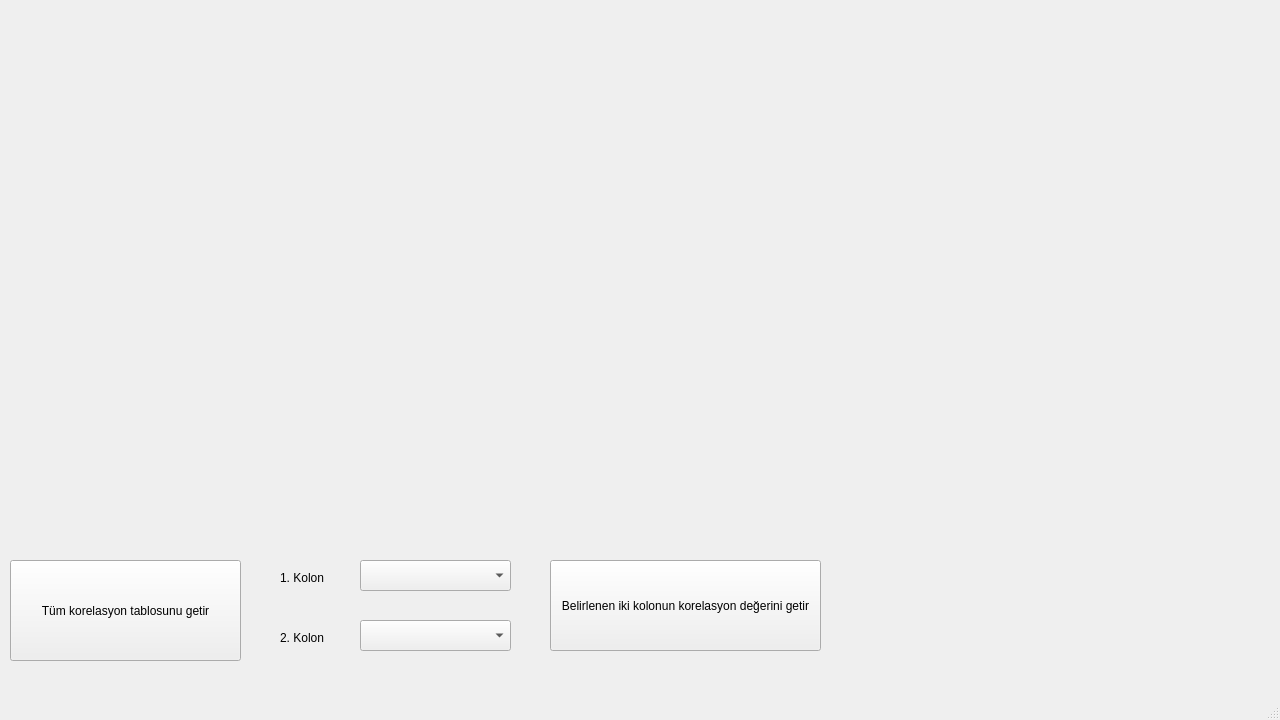
<?xml version="1.0" encoding="UTF-8"?>
<ui version="4.0">
 <class>MainWindow</class>
 <widget class="QMainWindow" name="MainWindow">
  <property name="geometry">
   <rect>
    <x>0</x>
    <y>0</y>
    <width>1280</width>
    <height>720</height>
   </rect>
  </property>
  <property name="windowTitle">
   <string>MainWindow</string>
  </property>
  <widget class="QWidget" name="centralwidget">
   <widget class="QWidget" name="verticalLayoutWidget">
    <property name="geometry">
     <rect>
      <x>10</x>
      <y>10</y>
      <width>1261</width>
      <height>541</height>
     </rect>
    </property>
    <layout class="QVBoxLayout" name="verticalLayout">
     <item>
      <widget class="TheWidget" name="TheWidget" native="true"/>
     </item>
    </layout>
   </widget>
   <widget class="QPushButton" name="pushButton">
    <property name="geometry">
     <rect>
      <x>10</x>
      <y>560</y>
      <width>231</width>
      <height>101</height>
     </rect>
    </property>
    <property name="text">
     <string>Tüm korelasyon tablosunu getir</string>
    </property>
   </widget>
   <widget class="QComboBox" name="comboBox">
    <property name="geometry">
     <rect>
      <x>360</x>
      <y>560</y>
      <width>151</width>
      <height>31</height>
     </rect>
    </property>
   </widget>
   <widget class="QComboBox" name="comboBox_2">
    <property name="geometry">
     <rect>
      <x>360</x>
      <y>620</y>
      <width>151</width>
      <height>31</height>
     </rect>
    </property>
   </widget>
   <widget class="QLabel" name="label">
    <property name="geometry">
     <rect>
      <x>280</x>
      <y>570</y>
      <width>55</width>
      <height>16</height>
     </rect>
    </property>
    <property name="text">
     <string>1. Kolon</string>
    </property>
    <property name="textFormat">
     <enum>Qt::AutoText</enum>
    </property>
   </widget>
   <widget class="QLabel" name="label_2">
    <property name="geometry">
     <rect>
      <x>280</x>
      <y>630</y>
      <width>55</width>
      <height>16</height>
     </rect>
    </property>
    <property name="text">
     <string>2. Kolon</string>
    </property>
   </widget>
   <widget class="QPushButton" name="pushButton_2">
    <property name="geometry">
     <rect>
      <x>550</x>
      <y>560</y>
      <width>271</width>
      <height>91</height>
     </rect>
    </property>
    <property name="text">
     <string>Belirlenen iki kolonun korelasyon değerini getir</string>
    </property>
   </widget>
   <widget class="QLabel" name="label_3">
    <property name="geometry">
     <rect>
      <x>850</x>
      <y>595</y>
      <width>51</width>
      <height>21</height>
     </rect>
    </property>
    <property name="font">
     <font>
      <pointsize>13</pointsize>
      <weight>75</weight>
      <italic>false</italic>
      <bold>true</bold>
      <underline>false</underline>
     </font>
    </property>
    <property name="text">
     <string/>
    </property>
    <property name="scaledContents">
     <bool>false</bool>
    </property>
    <property name="wordWrap">
     <bool>true</bool>
    </property>
   </widget>
   <widget class="QLabel" name="label_4">
    <property name="geometry">
     <rect>
      <x>930</x>
      <y>590</y>
      <width>221</width>
      <height>31</height>
     </rect>
    </property>
    <property name="font">
     <font>
      <family>Calibri</family>
      <pointsize>13</pointsize>
      <weight>50</weight>
      <italic>false</italic>
      <bold>false</bold>
      <underline>false</underline>
     </font>
    </property>
    <property name="text">
     <string/>
    </property>
    <property name="scaledContents">
     <bool>false</bool>
    </property>
    <property name="wordWrap">
     <bool>true</bool>
    </property>
   </widget>
  </widget>
  <widget class="QMenuBar" name="menubar">
   <property name="geometry">
    <rect>
     <x>0</x>
     <y>0</y>
     <width>1280</width>
     <height>26</height>
    </rect>
   </property>
  </widget>
  <widget class="QStatusBar" name="statusbar"/>
 </widget>
 <customwidgets>
  <customwidget>
   <class>TheWidget</class>
   <extends>QWidget</extends>
   <header>thewidget.h</header>
   <container>1</container>
  </customwidget>
 </customwidgets>
 <resources/>
 <connections/>
</ui>
